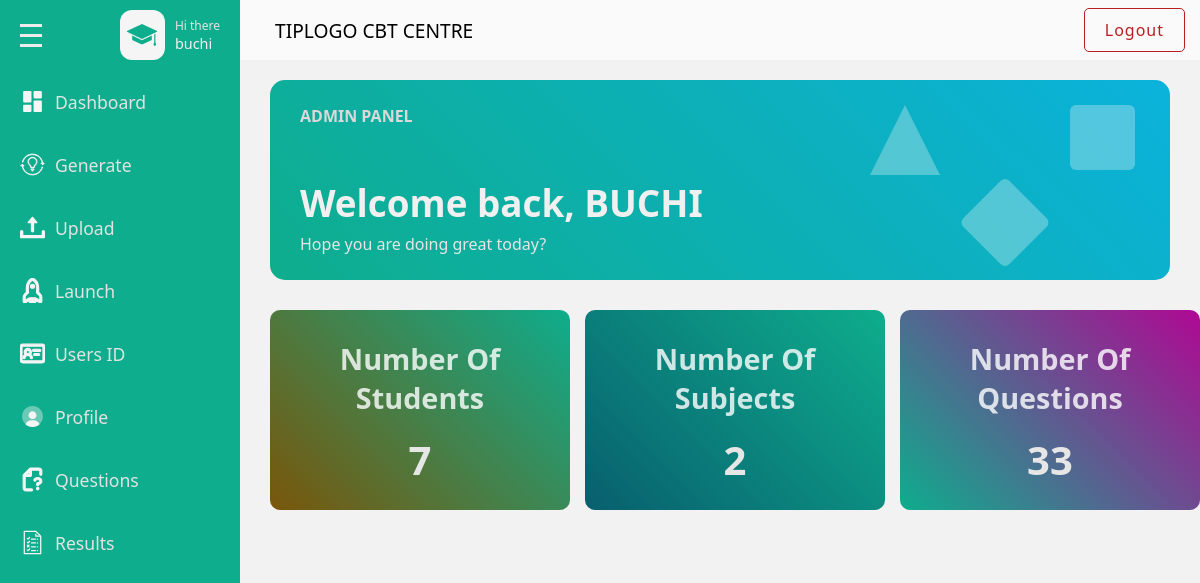
Before: /admins/dashboard (signed in) with the older database file.
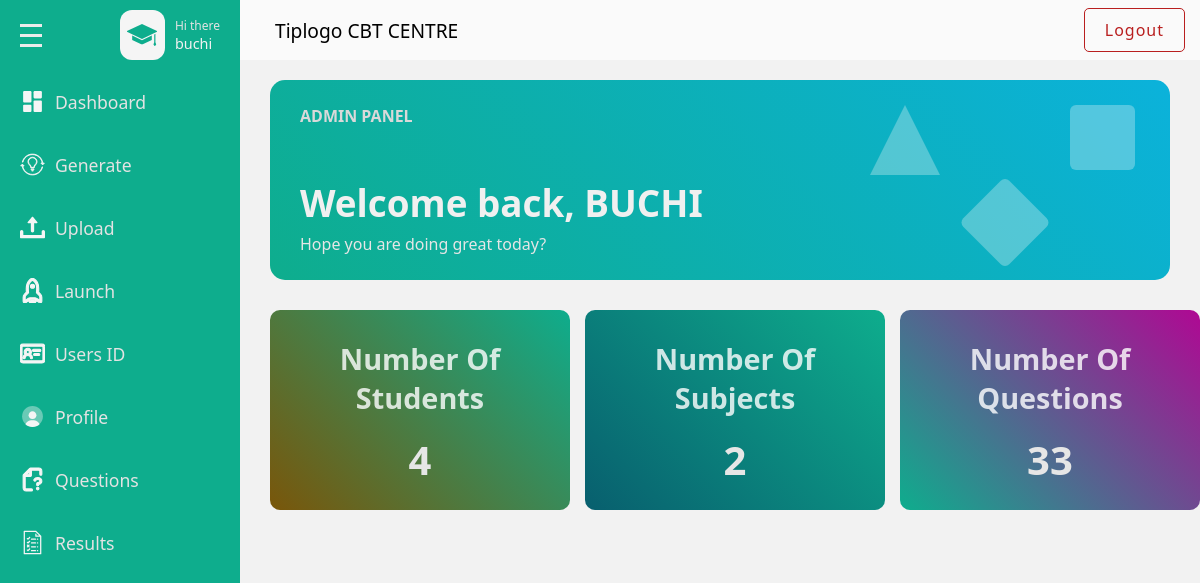
After: the same page with the newer database file.
### base/models.py (models this page shows, shortened)
class Userprofile(models.Model):
    user = models.ForeignKey(User, on_delete=models.CASCADE)
    subject = models.ForeignKey(Subject, null=True, blank=True, on_delete=models.SET_NULL)
    number_of_questions = models.IntegerField(null=True, blank=True)

class User(AbstractUser):
    school_name = models.CharField(max_length=500, null=True,blank=True)
    recovery_code = models.CharField(max_length=100, null=True)

class Name_School(models.Model):
    school = models.CharField(max_length=345)

### admins/views.py (the view)
# urls.py: path('dashboard',views.dashboard , name= "dashboard"),
@login_required(login_url='admins:login')
def dashboard(request):
    school_name =get_object_or_404(Name_School)
    userprofile = get_object_or_404(Userprofile,user=request.user)
    userid = UserID.objects.count()
    subject = Subject.objects.count()
    qusetion = Question.objects.count()
    context = {
        'school_name':school_name,
        'userprofile':userprofile,
        'userid':userid,
        'subject':subject,
        'qusetion':qusetion,
    }
    return render (request, 'admins/dashboard.html',context)

### base/templates/admins/dashboard.html (shortened to what this page needs)
{% load static %}
<!DOCTYPE html>
<html lang="en">
<head>
    <link rel = "stylesheet" href = "{% static 'css/style.css' %}"/>
</head>
<body>
    <div class = "page">
        <div class = "wrapper">
            <div class = "main-sidebar">
                <div class = "menu">
                    <div class= "menu-head flex-between">
                        <div class="hamburger flex-column">
                            <span></span>
                            <span></span>
                            <span></span>
                        </div>
                        <div class = "menu-head-content flex gp-10">
                            <div class = "scholar-icon-div flex-center">
                                <!DOCTYPE svg PUBLIC "-//W3C//DTD SVG 1.1//EN" "http://www.w3.org/Graphics/SVG/1.1/DTD/svg11.dtd">
                            </div>
                            <div class = "text-content-div flex-column">
                                <span class = "sub-text">Hi there</span>
                                <span class = "text">{{userprofile.user.username}}</span>
                            </div>
                        </div>
                    </div>
                    <div class= "menu-content flex-column ">
                        <a href = "{% url 'admins:dashboard' %}" class = "menu-item">
                            <div class="menu-wrapper flex gp-10">
                                <!DOCTYPE svg PUBLIC "-//W3C//DTD SVG 1.1//EN" "http://www.w3.org/Graphics/SVG/1.1/DTD/svg11.dtd">
                                <span>Dashboard</span>
                            </div>
                        </a>
                        <a href = "{% url 'admins:userid' %}" class = "generate menu-item">
                            <div class="menu-wrapper flex gp-10">
                                <!DOCTYPE svg PUBLIC "-//W3C//DTD SVG 1.1//EN" "http://www.w3.org/Graphics/SVG/1.1/DTD/svg11.dtd">
                                <span>Generate</span>
                            </div>
                        </a>
                        <a href = "{% url 'admins:upload' %}" class = "menu-item">
                            <div class="menu-wrapper flex gp-10">
                                <!DOCTYPE svg PUBLIC "-//W3C//DTD SVG 1.1//EN" "http://www.w3.org/Graphics/SVG/1.1/DTD/svg11.dtd">
                                <span>Upload</span>
                            </div>
                        </a>
                        <a href = "{% url 'admins:launch' %}" class = "menu-item">
                            <div class="menu-wrapper flex gp-10">
                                <!DOCTYPE svg PUBLIC "-//W3C//DTD SVG 1.1//EN" "http://www.w3.org/Graphics/SVG/1.1/DTD/svg11.dtd">
                                <span>Launch</span>
                            </div>
                        </a>
                        <a href = "{% url 'admins:user' %}" class = "menu-item">
                            <div class="menu-wrapper flex gp-10">
                                <!DOCTYPE svg PUBLIC "-//W3C//DTD SVG 1.1//EN" "http://www.w3.org/Graphics/SVG/1.1/DTD/svg11.dtd">
                                <span>Users ID</span>
                            </div>
                        </a>
                        <a href = "{% url 'admins:profile' %}" class = "menu-item">
                            <div class="menu-wrapper flex gp-10">
                                <!DOCTYPE svg PUBLIC "-//W3C//DTD SVG 1.1//EN" "http://www.w3.org/Graphics/SVG/1.1/DTD/svg11.dtd">
                                <span>Profile</span>
                            </div>
                        </a>
                        <a href = "{% url 'admins:question' %}" class = "menu-item">
                            <div class="menu-wrapper flex gp-10">
                                <!DOCTYPE svg PUBLIC "-//W3C//DTD SVG 1.1//EN" "http://www.w3.org/Graphics/SVG/1.1/DTD/svg11.dtd">
                                <span>Questions</span>
                            </div>
                        </a>
                        <a href = "{% url 'admins:result' %}" class = "menu-item">
                            <div class="menu-wrapper flex gp-10">
                                <!DOCTYPE svg PUBLIC "-//W3C//DTD SVG 1.1//EN" "http://www.w3.org/Graphics/SVG/1.1/DTD/svg11.dtd">
                                <span>Results</span>
                            </div>
                        </a>
                    </div>
                </div>
            </div>
            <div class = "main-content">
                <div class="main-content-header flex-between">
                    <span>{{school_name.school}}</span>
                    <a class = "logout-link" href="{% url 'admins:logout' %}">Logout</a>
                </div>
                <div class = "welcome-main">
                    <div class = "welcome-head-wrapper flex-between">
                        <div class="welcome-text-content flex-column">
                            <div class ="admin-text-div">
                                <span class ="admin-text" >Admin Panel</span>
                            </div>
                            <div class ="greetings-wrapper">
                                <h3>Welcome back, {{userprofile.user.username|upper}}</h3>
                                <span>Hope you are doing great today?</span>
                            </div>
                        </div>
                        <div class ="welcome-graphics">
                            <span class="triangle"></span>
                            <span class="square-phic"></span>
                            <span class="diamond"></span>
                        </div>
                    </div>
                    <div class = "welcome-box-wrapper">
                        <div class = "stats-box box-one flex-column">
                            <h3 class = "stats-head">Number Of Students</h3>
                            <span class = "stats-result">{{userid}}</span>
                        </div>
                        <div class = "stats-box box-two flex-column">
                            <h3 class = "stats-head">Number Of Subjects</h3>
                            <span class = "stats-result">{{subject}}</span>
                        </div>
                        <div class = "stats-box box-three flex-column">
                            <h3 class = "stats-head">Number Of Questions</h3>
                            <span class = "stats-result">{{qusetion}}</span>
                        </div>
                    </div>
                </div>
            </div>
        </div>
    </div>
</body>
</html>

Changed rows visible on the page:
removed Name_School: school "TIPLOGO CBT CENTRE"
added Name_School: school "Tiplogo CBT CENTRE"
Other visible differences:
{{ userid }}: "7" → "4"
